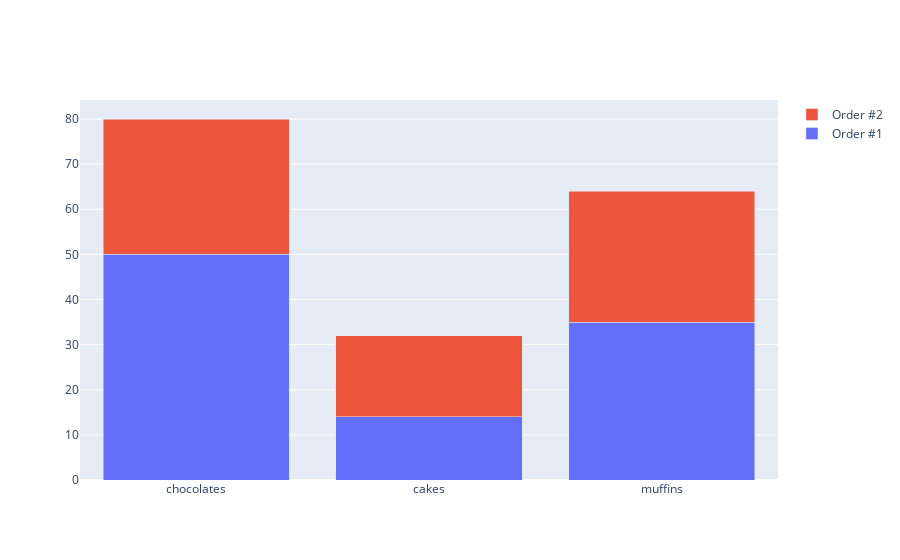

Notebook code for this chart:
### Code cell
fig = go.Figure(data = data, 
                layout = layout)

offline.iplot(fig)

### Figure 1 — Plotly figure (JSON) as saved in the notebook; plotly's stock layout.template omitted (floating-point values rounded to 4 significant figures)
{"data": [{"name": "Order #1", "type": "bar", "x": ["chocolates", "cakes", "muffins"], "y": [50, 14, 35]}, {"name": "Order #2", "type": "bar", "x": ["chocolates", "cakes", "muffins"], "y": [30, 18, 29]}], "layout": {"barmode": "stack"}}
